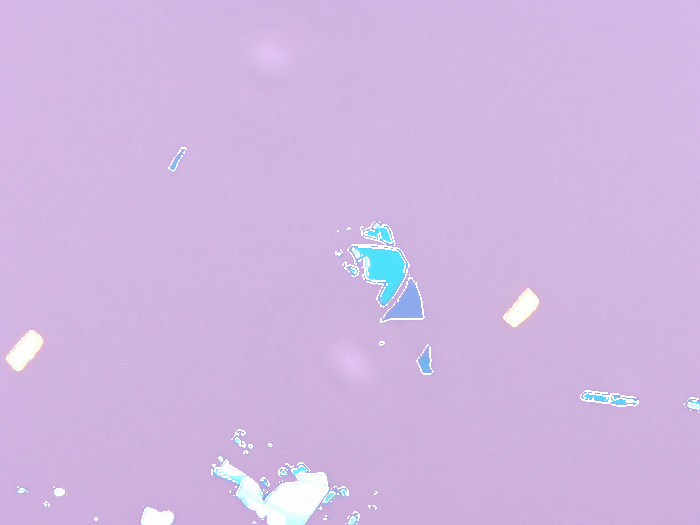
%> input picture datasets/data/data_dataset_voc/边缘监督数据集/最后七张原图边缘检测sobel/img00000034.png, 700 x 525 px
$ octave beforeedge.m   (GNU Octave 9; MATLAB toolbox functions it lacks are replaced by stand-ins)
%> lines starting %> are read from the running program, lines starting %| are printed output that depends on the picture; in (x1, y1, x2, y2) boxes, pixels count from 0 and x2, y2 are one past the last pixel; in counts of white or black regions, pixels touching at a corner belong together; the program's own positions count from 1

%%
clc;clear;
cmap=load("cmap.mat").colormap;
SamplePath1 = 'SegmentationClassPNG';  %存储图像的路径
SamplePath2 = 'JPEGImages';
SamplePath3 = 'JPEGImagesEdge';
SamplePath4 = 'SegmentationClassPNGEdgeMedian';
SamplePath5= '最后七张原图边缘检测';
fileExt = '*.png';  %待读取图像的后缀名
%获取所有路径
files = dir(fullfile(SamplePath1,fileExt));

pixfiles = dir(fullfile(SamplePath2,fileExt));
len1 = size(files,1);
%遍历路径下每一幅图像
for i=1:len1;
   fileName = strcat(SamplePath1,'/',files(i).name);

   pixfilename=strcat(SamplePath2,'/',pixfiles(i).name);

   writefilename=strcat(SamplePath5,'/',pixfiles(i).name);

   % %原图边缘检测
   pix=imread(pixfilename);
   img=rgb2gray(pix);

   Log=edge(img, 'Sobel');
   kernel = 2;
   Log= medfilt2(Log,[kernel ,kernel ])*255;

   f = im2double(pix);
   pp(:,:,1)=f(:,:,1)+Log;
   pp(:,:,2)=f(:,:,2)+Log;
   pp(:,:,3)=f(:,:,3)+Log;

   imwrite(pp,writefilename);


% [21 lines of commented-out code are left out]


end


%%
clc;clear
pix=imread('./JPEGImages\img00000034.png');
%> pix is the input picture: size 525x700x3 uint8; mean R, G, B 208, 182.8, 224.7
img=rgb2gray(pix);
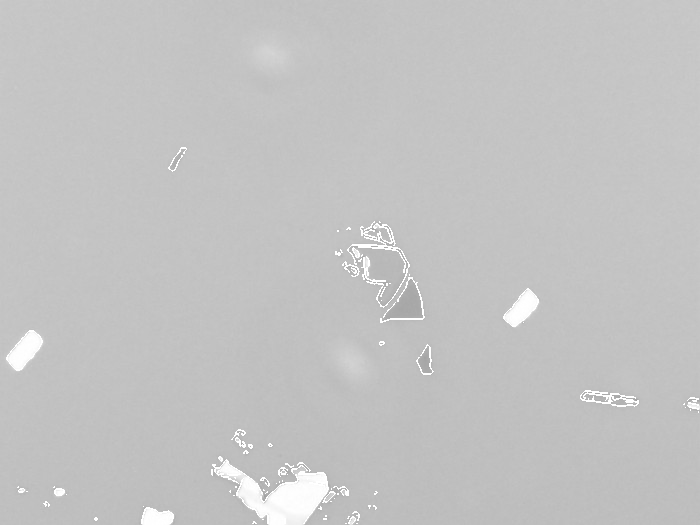
%> img: size 525x700 uint8; min 159, max 255, mean 195.1

Log=edge(img, 'Sobel');
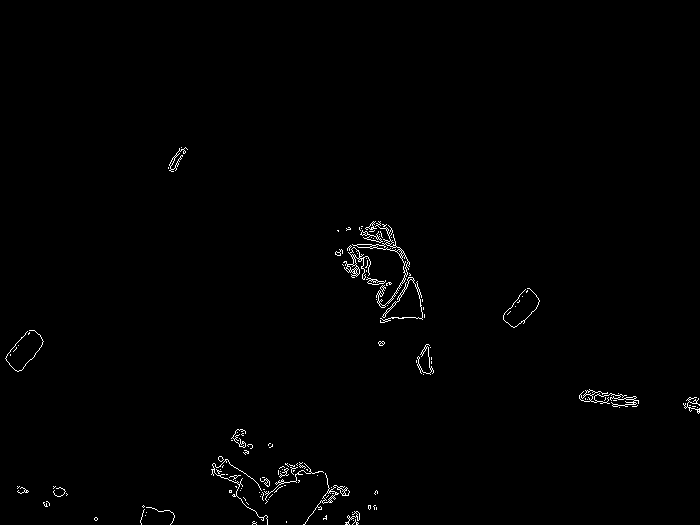
%> Log: size 525x700 logical; 0.79% white in thin lines or dots, all inside (x1, y1, x2, y2) = (5, 147, 700, 525)

kernel = 2;
Log= medfilt2(Log,[kernel ,kernel ]);
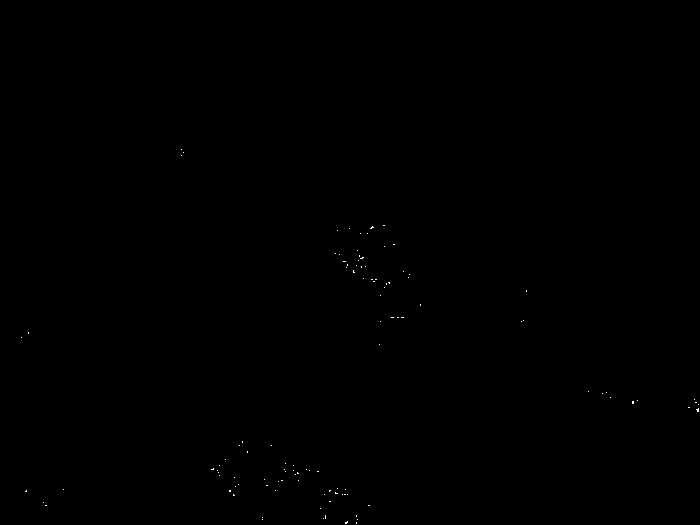
%> Log: size 525x700 logical; 0.05% white in thin lines or dots, all inside (x1, y1, x2, y2) = (21, 149, 699, 524)
%imwrite(Log,'./Edge00.png');
imshow(Log)
